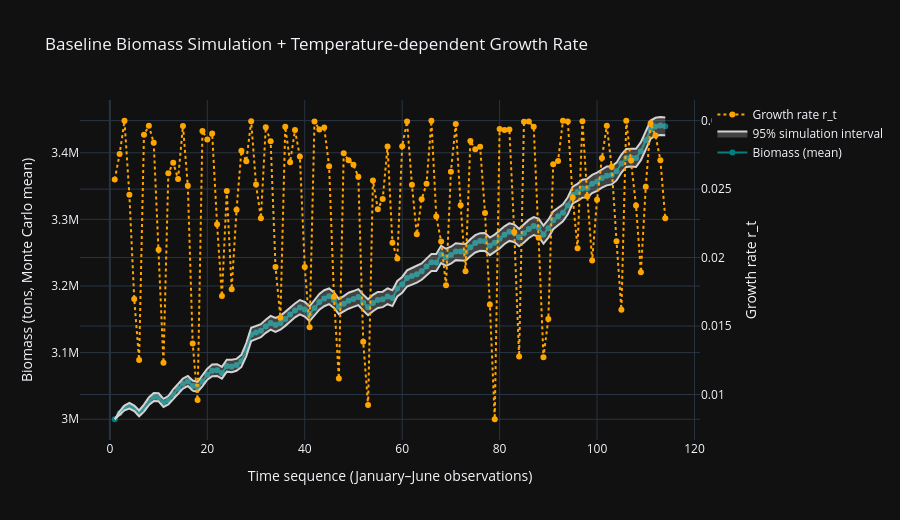

Notebook source saved alongside this figure:
### Markdown cell above
### Baseline Biomass, Simulation Interval, Growth Rate, and Fishing Pressure

This figure summarizes the baseline EDSPM under the default assumptions.

1. **Mean modelled biomass**  
   The teal line shows the average biomass across 500 Monte Carlo trajectories.

2. **Central 95% simulation interval**  
   The shaded band shows the central range of biomass outcomes produced by the 5% stochastic growth assumption. It is not a formal confidence interval.

3. **Temperature-dependent growth rate**  
   The orange line shows how SST affects growth relative to the assumed thermal optimum. Growth is strongest near the optimum and decreases on either side.

The cell also reports two fishing-pressure indicators:

- **Observed catch divided by simulated biomass:** a descriptive screening ratio.
- **Modelled exploitation rate:** the fishing-removal proportion generated by the model’s catchability and effort assumptions.

Neither quantity should be interpreted as a formally estimated stock exploitation rate.

### Code cell
# ============================================================
# BASELINE PLOT AND EXPLOITATION INDICATORS
# ============================================================

mean_catch = df_mc["TotalCatch_tons"].mean()
mean_biomass = df_mc["Biomass_mean"].mean()

# Observed catch divided by simulated biomass
exploitation_rate = (
    mean_catch / mean_biomass
    if mean_biomass > 0
    else np.nan
)

# Modelled harvest applied by the simulation equation
df_mc["ModelHarvest_tons"] = (
    q
    * df_mc["VesselDays"]
    * df_mc["Biomass_mean"]
)

model_exploitation_rate = (
    df_mc["ModelHarvest_tons"].mean()
    / mean_biomass
    if mean_biomass > 0
    else np.nan
)

month_x = np.arange(1, len(df_mc) + 1)

fig = go.Figure()

# Mean biomass
fig.add_trace(
    go.Scatter(
        x=month_x,
        y=df_mc["Biomass_mean"],
        mode="lines+markers",
        name="Biomass (mean)",
        line=dict(color="teal"),
        customdata=np.column_stack(
            (
                df_mc["Biomass_mean"] / 1_000_000,
                df_mc["SST"],
                df_mc["ChlA"],
                df_mc["Year"],
                df_mc["Month"],
                df_mc["VesselDays"]
            )
        ),
        hovertemplate=(
            "Observation: %{x}<br>"
            "Biomass: %{customdata[0]:.2f} million tons<br>"
            "SST: %{customdata[1]:.2f}°C<br>"
            "ChlA: %{customdata[2]:.3f} mg/m³<br>"
            "Year: %{customdata[3]:.0f}<br>"
            "Month: %{customdata[4]:.0f}<br>"
            "Effort: %{customdata[5]:.0f} vessel-days"
            "<extra></extra>"
        )
    )
)

# Upper uncertainty boundary
fig.add_trace(
    go.Scatter(
        x=month_x,
        y=df_mc["Biomass_CI_upper"],
        mode="lines",
        line=dict(color="lightgray"),
        showlegend=False,
        hovertemplate=(
            "Observation: %{x}<br>"
            "Upper 95% simulation interval: %{y:,.0f} tons"
            "<extra></extra>"
        )
    )
)

# Lower uncertainty boundary and ribbon
fig.add_trace(
    go.Scatter(
        x=month_x,
        y=df_mc["Biomass_CI_lower"],
        mode="lines",
        fill="tonexty",
        fillcolor="rgba(211,211,211,0.25)",
        line=dict(color="lightgray"),
        name="95% simulation interval",
        hovertemplate=(
            "Observation: %{x}<br>"
            "Lower 95% simulation interval: %{y:,.0f} tons"
            "<extra></extra>"
        )
    )
)

# Temperature-dependent growth rate
fig.add_trace(
    go.Scatter(
        x=month_x,
        y=df_mc["r_t"],
        mode="lines+markers",
        name="Growth rate r_t",
        line=dict(
            color="orange",
            dash="dot"
        ),
        yaxis="y2",
        customdata=np.column_stack(
            (
                df_mc["SST"],
                df_mc["Year"],
                df_mc["Month"],
                df_mc["E_env"]
            )
        ),
        hovertemplate=(
            "Observation: %{x}<br>"
            "Growth rate r_t: %{y:.4f}<br>"
            "SST: %{customdata[0]:.2f}°C<br>"
            "Year: %{customdata[1]:.0f}<br>"
            "Month: %{customdata[2]:.0f}<br>"
            "Productivity modifier: %{customdata[3]:.3f}"
            "<extra></extra>"
        )
    )
)

fig.update_layout(
    title=(
        "Baseline Biomass Simulation + "
        "Temperature-dependent Growth Rate"
    ),
    xaxis_title="Time sequence (January–June observations)",
    yaxis=dict(
        title="Biomass (tons, Monte Carlo mean)",
        side="left"
    ),
    yaxis2=dict(
        title="Growth rate r_t",
        overlaying="y",
        side="right"
    ),
    height=520,
    template="plotly_dark",
    hovermode="x unified"
)

fig.show()

from pathlib import Path

output_dir = Path("../outputs/EDSPM")
output_dir.mkdir(
    parents=True,
    exist_ok=True
)

output_path = (
    output_dir
    / "temperature_dependent_growth_rate.png"
)

try:
    fig.write_image(str(output_path))
    print(f"Saved plot to: {output_path}")
except Exception as error:
    print(f"Static image export skipped: {error}")

print(
    "Observed catch / simulated biomass: "
    f"{exploitation_rate:.2%}"
)

print(
    "Modelled exploitation rate: "
    f"{model_exploitation_rate:.2%}"
)

### Figure 1 — Plotly figure (JSON) as saved in the notebook; plotly's stock layout.template omitted (floating-point values rounded to 4 significant figures; data arrays with more than 128 entries replaced by an {"elided": "..."} marker saying what was removed)
{"data": [{"customdata": {"elided": "114x6 float values"}, "hovertemplate": "Observation: %{x}<br>Biomass: %{customdata[0]:.2f} million tons<br>SST: %{customdata[1]:.2f}°C<br>ChlA: %{customdata[2]:.3f} mg/m³<br>Year: %{customdata[3]:.0f}<br>Month: %{customdata[4]:.0f}<br>Effort: %{customdata[5]:.0f} vessel-days<extra></extra>", "line": {"color": "teal"}, "mode": "lines+markers", "name": "Biomass (mean)", "type": "scatter", "x": [1, 2, 3, 4, 5, 6, 7, 8, 9, 10, 11, 12, 13, 14, 15, 16, 17, 18, 19, 20, 21, 22, 23, 24, 25, 26, 27, 28, 29, 30, 31, 32, 33, 34, 35, 36, 37, 38, 39, 40, 41, 42, 43, 44, 45, 46, 47, 48, 49, 50, 51, 52, 53, 54, 55, 56, 57, 58, 59, 60, 61, 62, 63, 64, 65, 66, 67, 68, 69, 70, 71, 72, 73, 74, 75, 76, 77, 78, 79, 80, 81, 82, 83, 84, 85, 86, 87, 88, 89, 90, 91, 92, 93, 94, 95, 96, 97, 98, 99, 100, 101, 102, 103, 104, 105, 106, 107, 108, 109, 110, 111, 112, 113, 114], "y": [3000000.0, 3009000.0, 3017000.0, 3020000.0, 3016000.0, 3009000.0, 3017000.0, 3027000.0, 3033000.0, 3033000.0, 3024000.0, 3028000.0, 3037000.0, 3046000.0, 3053000.0, 3057000.0, 3050000.0, 3048000.0, 3057000.0, 3067000.0, 3073000.0, 3073000.0, 3069000.0, 3080000.0, 3079000.0, 3081000.0, 3087000.0, 3105000.0, 3127000.0, 3130000.0, 3133000.0, 3139000.0, 3145000.0, 3141000.0, 3144000.0, 3151000.0, 3157000.0, 3163000.0, 3168000.0, 3165000.0, 3158000.0, 3167000.0, 3176000.0, 3181000.0, 3185000.0, 3179000.0, 3169000.0, 3173000.0, 3178000.0, 3181000.0, 3183000.0, 3175000.0, 3168000.0, 3175000.0, 3179000.0, 3180000.0, 3184000.0, 3182000.0, 3196000.0, 3202000.0, 3212000.0, 3215000.0, 3218000.0, 3222000.0, 3229000.0, 3235000.0, 3235000.0, 3248000.0, 3243000.0, 3246000.0, 3252000.0, 3252000.0, 3251000.0, 3258000.0, 3265000.0, 3268000.0, 3267000.0, 3260000.0, 3265000.0, 3271000.0, 3277000.0, 3281000.0, 3280000.0, 3273000.0, 3279000.0, 3286000.0, 3290000.0, 3288000.0, 3277000.0, 3287000.0, 3299000.0, 3305000.0, 3310000.0, 3321000.0, 3337000.0, 3341000.0, 3346000.0, 3347000.0, 3353000.0, 3357000.0, 3362000.0, 3365000.0, 3366000.0, 3372000.0, 3384000.0, 3392000.0, 3393000.0, 3392000.0, 3402000.0, 3419000.0, 3435000.0, 3439000.0, 3441000.0, 3440000.0]}, {"hovertemplate": "Observation: %{x}<br>Upper 95% simulation interval: %{y:,.0f} tons<extra></extra>", "line": {"color": "lightgray"}, "mode": "lines", "showlegend": false, "type": "scatter", "x": [1, 2, 3, 4, 5, 6, 7, 8, 9, 10, 11, 12, 13, 14, 15, 16, 17, 18, 19, 20, 21, 22, 23, 24, 25, 26, 27, 28, 29, 30, 31, 32, 33, 34, 35, 36, 37, 38, 39, 40, 41, 42, 43, 44, 45, 46, 47, 48, 49, 50, 51, 52, 53, 54, 55, 56, 57, 58, 59, 60, 61, 62, 63, 64, 65, 66, 67, 68, 69, 70, 71, 72, 73, 74, 75, 76, 77, 78, 79, 80, 81, 82, 83, 84, 85, 86, 87, 88, 89, 90, 91, 92, 93, 94, 95, 96, 97, 98, 99, 100, 101, 102, 103, 104, 105, 106, 107, 108, 109, 110, 111, 112, 113, 114], "y": [3000000.0, 3012000.0, 3020000.0, 3025000.0, 3021000.0, 3013000.0, 3022000.0, 3033000.0, 3039000.0, 3039000.0, 3031000.0, 3035000.0, 3045000.0, 3054000.0, 3061000.0, 3065000.0, 3058000.0, 3056000.0, 3066000.0, 3076000.0, 3082000.0, 3083000.0, 3079000.0, 3089000.0, 3089000.0, 3091000.0, 3097000.0, 3114000.0, 3137000.0, 3140000.0, 3143000.0, 3149000.0, 3155000.0, 3152000.0, 3155000.0, 3161000.0, 3168000.0, 3174000.0, 3179000.0, 3176000.0, 3169000.0, 3179000.0, 3188000.0, 3194000.0, 3196000.0, 3190000.0, 3181000.0, 3185000.0, 3190000.0, 3192000.0, 3195000.0, 3187000.0, 3180000.0, 3187000.0, 3191000.0, 3191000.0, 3197000.0, 3194000.0, 3208000.0, 3214000.0, 3223000.0, 3227000.0, 3230000.0, 3234000.0, 3241000.0, 3248000.0, 3248000.0, 3260000.0, 3256000.0, 3259000.0, 3264000.0, 3264000.0, 3263000.0, 3270000.0, 3276000.0, 3279000.0, 3280000.0, 3273000.0, 3277000.0, 3283000.0, 3290000.0, 3294000.0, 3292000.0, 3286000.0, 3292000.0, 3299000.0, 3304000.0, 3301000.0, 3291000.0, 3300000.0, 3312000.0, 3318000.0, 3323000.0, 3333000.0, 3349000.0, 3353000.0, 3359000.0, 3361000.0, 3367000.0, 3370000.0, 3375000.0, 3379000.0, 3380000.0, 3385000.0, 3397000.0, 3406000.0, 3406000.0, 3406000.0, 3416000.0, 3433000.0, 3448000.0, 3452000.0, 3454000.0, 3453000.0]}, {"fill": "tonexty", "fillcolor": "rgba(211,211,211,0.25)", "hovertemplate": "Observation: %{x}<br>Lower 95% simulation interval: %{y:,.0f} tons<extra></extra>", "line": {"color": "lightgray"}, "mode": "lines", "name": "95% simulation interval", "type": "scatter", "x": [1, 2, 3, 4, 5, 6, 7, 8, 9, 10, 11, 12, 13, 14, 15, 16, 17, 18, 19, 20, 21, 22, 23, 24, 25, 26, 27, 28, 29, 30, 31, 32, 33, 34, 35, 36, 37, 38, 39, 40, 41, 42, 43, 44, 45, 46, 47, 48, 49, 50, 51, 52, 53, 54, 55, 56, 57, 58, 59, 60, 61, 62, 63, 64, 65, 66, 67, 68, 69, 70, 71, 72, 73, 74, 75, 76, 77, 78, 79, 80, 81, 82, 83, 84, 85, 86, 87, 88, 89, 90, 91, 92, 93, 94, 95, 96, 97, 98, 99, 100, 101, 102, 103, 104, 105, 106, 107, 108, 109, 110, 111, 112, 113, 114], "y": [3000000.0, 3007000.0, 3013000.0, 3016000.0, 3012000.0, 3004000.0, 3011000.0, 3021000.0, 3027000.0, 3027000.0, 3018000.0, 3022000.0, 3031000.0, 3039000.0, 3046000.0, 3050000.0, 3043000.0, 3041000.0, 3049000.0, 3059000.0, 3065000.0, 3065000.0, 3061000.0, 3071000.0, 3071000.0, 3073000.0, 3078000.0, 3095000.0, 3117000.0, 3120000.0, 3123000.0, 3130000.0, 3134000.0, 3131000.0, 3134000.0, 3140000.0, 3147000.0, 3153000.0, 3157000.0, 3154000.0, 3147000.0, 3156000.0, 3165000.0, 3170000.0, 3173000.0, 3167000.0, 3158000.0, 3162000.0, 3166000.0, 3169000.0, 3171000.0, 3163000.0, 3156000.0, 3162000.0, 3167000.0, 3168000.0, 3173000.0, 3170000.0, 3184000.0, 3190000.0, 3199000.0, 3202000.0, 3205000.0, 3209000.0, 3216000.0, 3223000.0, 3222000.0, 3234000.0, 3230000.0, 3233000.0, 3239000.0, 3239000.0, 3238000.0, 3245000.0, 3250000.0, 3253000.0, 3252000.0, 3246000.0, 3251000.0, 3256000.0, 3263000.0, 3268000.0, 3266000.0, 3260000.0, 3265000.0, 3272000.0, 3277000.0, 3274000.0, 3264000.0, 3273000.0, 3285000.0, 3292000.0, 3297000.0, 3308000.0, 3324000.0, 3328000.0, 3333000.0, 3333000.0, 3339000.0, 3343000.0, 3348000.0, 3351000.0, 3352000.0, 3358000.0, 3370000.0, 3379000.0, 3379000.0, 3379000.0, 3389000.0, 3405000.0, 3421000.0, 3425000.0, 3427000.0, 3426000.0]}, {"customdata": {"elided": "114x4 float values"}, "hovertemplate": "Observation: %{x}<br>Growth rate r_t: %{y:.4f}<br>SST: %{customdata[0]:.2f}°C<br>Year: %{customdata[1]:.0f}<br>Month: %{customdata[2]:.0f}<br>Productivity modifier: %{customdata[3]:.3f}<extra></extra>", "line": {"color": "orange", "dash": "dot"}, "mode": "lines+markers", "name": "Growth rate r_t", "type": "scatter", "x": [1, 2, 3, 4, 5, 6, 7, 8, 9, 10, 11, 12, 13, 14, 15, 16, 17, 18, 19, 20, 21, 22, 23, 24, 25, 26, 27, 28, 29, 30, 31, 32, 33, 34, 35, 36, 37, 38, 39, 40, 41, 42, 43, 44, 45, 46, 47, 48, 49, 50, 51, 52, 53, 54, 55, 56, 57, 58, 59, 60, 61, 62, 63, 64, 65, 66, 67, 68, 69, 70, 71, 72, 73, 74, 75, 76, 77, 78, 79, 80, 81, 82, 83, 84, 85, 86, 87, 88, 89, 90, 91, 92, 93, 94, 95, 96, 97, 98, 99, 100, 101, 102, 103, 104, 105, 106, 107, 108, 109, 110, 111, 112, 113, 114], "y": [0.0257, 0.02755, 0.02998, 0.02458, 0.01697, 0.01252, 0.02897, 0.02962, 0.02838, 0.02057, 0.01231, 0.02615, 0.02692, 0.02574, 0.02961, 0.02524, 0.01373, 0.009592, 0.02925, 0.02862, 0.02907, 0.02244, 0.01719, 0.02487, 0.01769, 0.02349, 0.0278, 0.02703, 0.02995, 0.02533, 0.02287, 0.02952, 0.02849, 0.01931, 0.01561, 0.02954, 0.02696, 0.02931, 0.02737, 0.01932, 0.0149, 0.02994, 0.02935, 0.02951, 0.02668, 0.01713, 0.01116, 0.02761, 0.0271, 0.02678, 0.0259, 0.01385, 0.009239, 0.02563, 0.02353, 0.02427, 0.02811, 0.02108, 0.01992, 0.02813, 0.02994, 0.02532, 0.02169, 0.02426, 0.0254, 0.02999, 0.023, 0.02117, 0.01797, 0.02627, 0.02976, 0.02382, 0.019, 0.0285, 0.02792, 0.02809, 0.02325, 0.01657, 0.008194, 0.02939, 0.02931, 0.02935, 0.02187, 0.01277, 0.02992, 0.02993, 0.02955, 0.02144, 0.01273, 0.01552, 0.02681, 0.02706, 0.02998, 0.02993, 0.02436, 0.02068, 0.02995, 0.02447, 0.01979, 0.02422, 0.02727, 0.02962, 0.02664, 0.0212, 0.01618, 0.02999, 0.02709, 0.0238, 0.01892, 0.02517, 0.02981, 0.02891, 0.02711, 0.02288], "yaxis": "y2"}], "layout": {"height": 520, "hovermode": "x unified", "title": {"text": "Baseline Biomass Simulation + Temperature-dependent Growth Rate"}, "xaxis": {"title": {"text": "Time sequence (January–June observations)"}}, "yaxis": {"side": "left", "title": {"text": "Biomass (tons, Monte Carlo mean)"}}, "yaxis2": {"overlaying": "y", "side": "right", "title": {"text": "Growth rate r_t"}}}}
